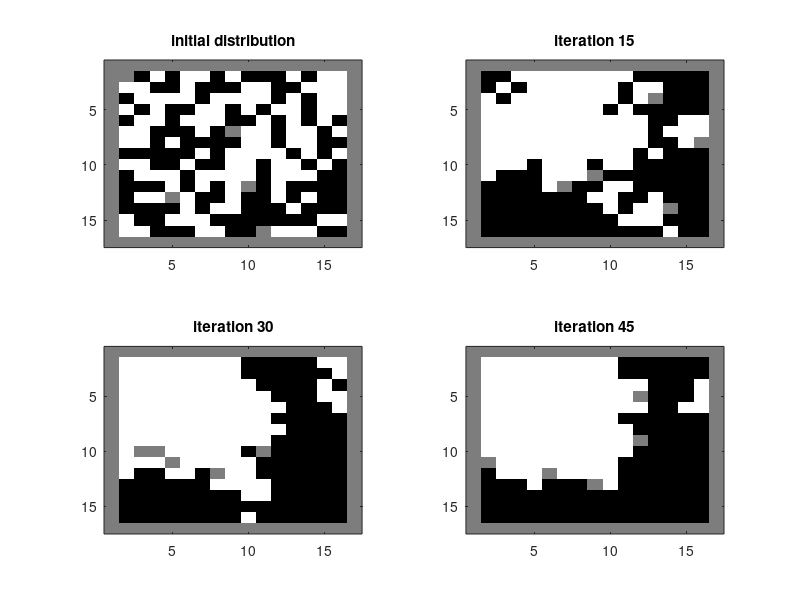

Source code (MATLAB):
close all; clear all 
clc; 


%% Step 1: Initial Allocation of Households on the Checkboard
rand('seed',0);     % initializes the random number generator
parcel = randperm(225)';
resarea = zeros(15,15);
resarea(parcel(1:110)) = 1;       % black
resarea(parcel(111:220)) = -1;    % whites
clear parcel;

resareaaug = zeros(17,17); resareaaug(2:16,2:16) = resarea;
subplot(2,2,1); 
imagesc(resareaaug);  % create a colored plot of the matrix values
colormap(flipud(gray));
title(['initial distribution']);


%% Step 2: Dynamics
racism = 0.35;
numplot = 1;
for niter = 1:45;
    mover = [];     % the matrix mover includes all indices of people that are looking for a new house
    freehouse = []; % the matrix freehouse includes all indices of ex post free houses
    for i = 2:16;
        for j = 2:16
            neighbors = resareaaug( (i-1):(i+1), (j-1):(j+1) );
            DD_white = logical(neighbors == -1);
            DD_free = logical(neighbors == 0);
            DD_black = logical(neighbors == 1);

            if resareaaug(i,j) == -1       % identify white 
                btow = (sum(DD_black(1,:)) + DD_black(2,1) + DD_black(2,3) + sum(DD_black(3,:)))/(8-sum(sum(DD_free))); %(sum(DD_white(1,:)) + DD_white(2,1) + DD_white(2,3) + sum(DD_white(3,:))); 
                if btow > racism 
                    mover = [mover; i,j,-1];
                end
            elseif resareaaug(i,j) == 1       % identify black 
                wtob = (sum(DD_white(1,:)) + DD_white(2,1) + DD_white(2,3) + sum(DD_white(3,:)))/(8-sum(sum(DD_free))); %(sum(DD_black(1,:)) + DD_black(2,1) + DD_black(2,3) + sum(DD_black(3,:))); 
                if wtob > racism 
                    mover = [mover; i,j,1];
                end
            elseif resareaaug(i,j) == 0     % identify non-occupied houses
                freehouse = [freehouse; i,j,0];
            end
        end
    end
    freehouse = [freehouse; mover];     % free houses is previously free and just becoming free
    
    nrow_mover = length(mover);
    nrow_freehouse = length(freehouse);
    parcel = randperm(nrow_freehouse)';     % prepare random allocation of movers to free houses by randomizing houses
    for k = 1:nrow_freehouse;
        if k <= nrow_mover
            resareaaug(freehouse(parcel(k),1),freehouse(parcel(k),2)) = mover(k,3);
        else
            resareaaug(freehouse(parcel(k),1),freehouse(parcel(k),2)) = 0;
        end
    end
    clear parcel;
    
    if rem(niter,15) == 0
        numplot = numplot+1;
        subplot(2,2,numplot);         
        imagesc(resareaaug);
        colormap(flipud(gray));
        title(['iteration ', num2str(niter)]);
    end
    %fprintf('iter = %.3d\n',niter);
end
